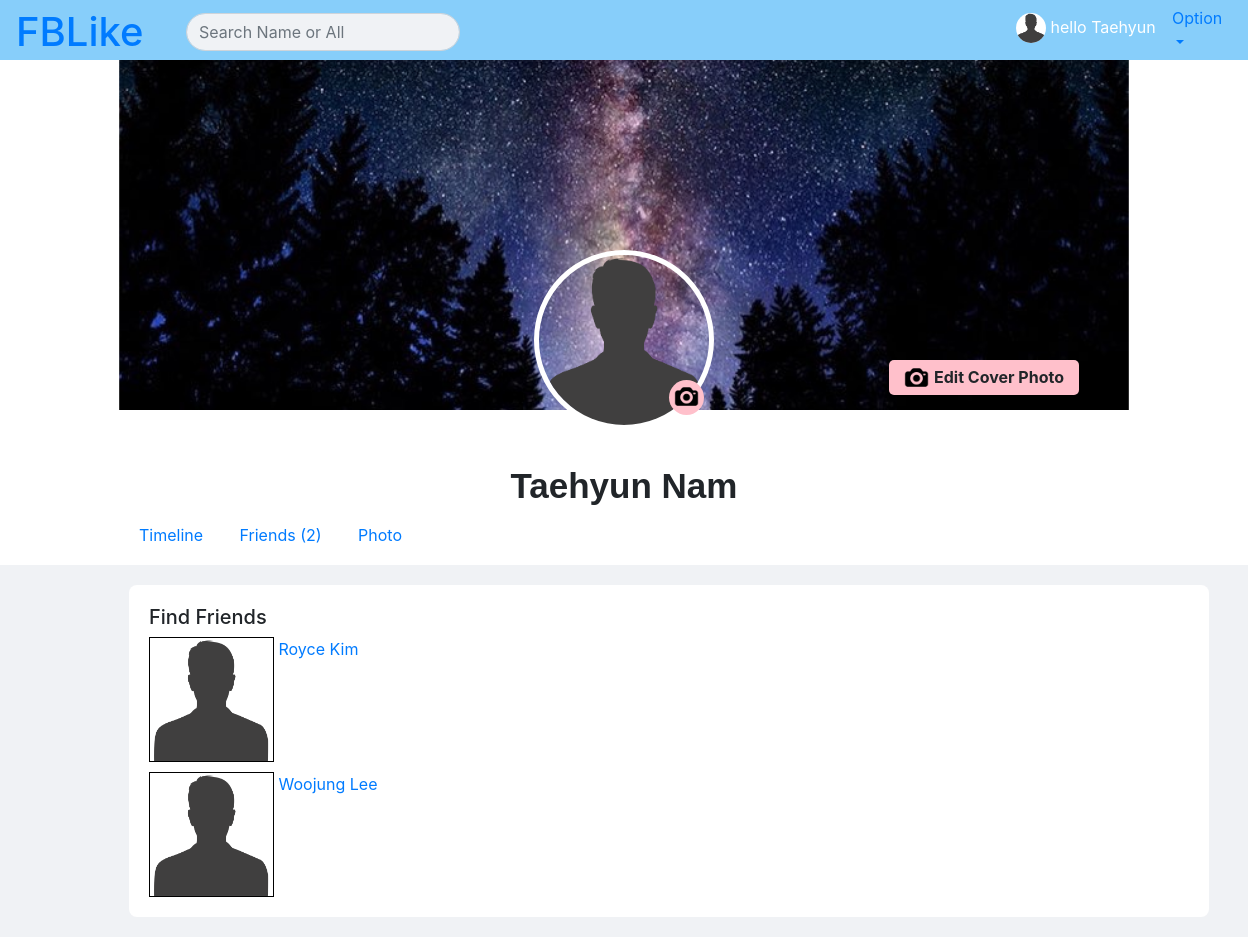
The page /user/1/friends (signed in) on the database its author committed.
### fbApp/models.py (models this page shows)
class User(models.Model):
    firstName = models.CharField(max_length=255)
    lastName = models.CharField(max_length=255)
    email = models.CharField(max_length=255)
    password = models.CharField(max_length=255)
    hometown = models.CharField(max_length=255, default = None, blank=True, null=True)
    work = models.CharField(max_length=255, default = None, blank=True, null=True)
    home = models.CharField(max_length=255, default = None, blank=True, null=True)
    cover = models.ImageField(upload_to="", default='/coverdefault.jpg', blank=True, null=True)
    pic = models.ImageField(upload_to="", default='/Default.png', blank=True, null=True)
    relationships = models.ManyToManyField('User', through='Friend', symmetrical=False, related_name='friends')
    created_at = models.DateTimeField(auto_now_add=True)
    updated_at = models.DateTimeField(auto_now=True)
    objects = UserManager()

class Friend(models.Model):
    creater = models.ForeignKey(User, related_name="friend", on_delete=models.CASCADE)
    flist = models.ForeignKey(User, related_name="friendlist", on_delete=models.CASCADE)
    created_at = models.DateTimeField(auto_now_add=True)

### fbApp/views.py (the view)
# urls.py: path('user/<userid>/friends',views.userfriends),
def userfriends(request, userid):
    if 'loginid' not in request.session:
        return render(request, "main.html")
    else:
        userinSession = User.objects.get(id = request.session['loginid'])
        getuser = User.objects.get(id = userid)
        getfriends = Friend.objects.exclude(id = userid).filter(creater = getuser)
        myfriends = Friend.objects.filter(creater = userinSession).values_list('flist', flat=True)
        context = {
                'loggedinuser' : userinSession,
                'user': getuser,
                'friends': getfriends,
                'myfriends': myfriends,
        }
    return render(request, 'friend.html', context)

### fbApp/templates/friend.html (shortened to what this page needs)
<!DOCTYPE html>
<html lang="en">
<head>
    <link rel="stylesheet" href="https://maxcdn.bootstrapcdn.com/bootstrap/4.0.0-alpha.6/css/bootstrap.min.css">
</head>
<body>
    {% include 'user.html' %}
    {% block content %}
    <div class="container">
        <div class="content" style="padding-left:90px; margin-top: 20px;" >
            <div class="content_info" style="margin-bottom: 20px; padding-bottom: 10px;">
                <h5>Find Friends</h5>
                {% for u in friends %}
                <div>
                    <a href="/user/{{u.flist.id}}"><img src="{{u.flist.pic.url}}" style="display: inline-block; border: black 1px solid;width: 125px; height: 125px; margin-bottom: 10px;"></a>
                    <div style="display: inline-block; vertical-align: top;">
                        <a href="/user/{{u.flist.id}}"><p>{{u.flist.firstName}} {{u.flist.lastName}}</p></a>
                    </div>
                </div>
                {% endfor %}
            </div>
        </div>
    </div>
    {% endblock %}
</body>
</html>

### fbApp/templates/user.html (shortened to what this page needs)
<!DOCTYPE html>
<html lang="en">
<head>
    <link rel="stylesheet" href="https://maxcdn.bootstrapcdn.com/bootstrap/4.0.0-alpha.6/css/bootstrap.min.css">
</head>
<body style="background-color: #f0f2f5;">
    {% extends 'navbar.html' %}
    {% block content %}
    <div class="container">
        <div class="head" style="background-color: white; margin: 0px -46px;">
            <div>
                <img class="coverphoto" src={{user.cover.url}} data-toggle="modal" data-target="#coverimgmodal" style="cursor:pointer">
                {% if loggedinuser == user %}
                <div class="coverphotoedit" data-toggle="modal" data-target="#coverphotomodal" style="cursor:pointer">
                    <img class="userphotoedit_photo" src="/media/camera.png"><p class="coverphotoedit_word">Edit Cover Photo</p>
                </div>
                {% endif %}
                <img class="userphoto" src={{user.pic.url}} data-toggle="modal" data-target="#userimgmodal" style="cursor:pointer">
                {% if loggedinuser == user %}
                <div class="userphotoedit" data-toggle="modal" data-target="#userphotomodal" style="cursor:pointer">
                    <img class="userphotoedit_photo" src="/media/camera.png">
                </div>
                {% endif %}
            </div>
            <div style="margin-top: 50px;">
                <h1 style="font-size: 35px; text-align: center; font-family: arial; font-weight: bold;">{{user.firstName}} {{user.lastName}}</h1>
            </div>
            <div style="padding-left:130px; padding-bottom: 10px;">
                <div style="display: inline-block;">
                    <a class="nav-link" href="/user/{{user.id}}">Timeline</a>
                </div>
                <div style="display: inline-block;">
                    <a class="nav-link" href="/user/{{user.id}}/friends">Friends ({{friends.count}})</a>
                </div>
                <div style="display: inline-block;">
                    <a class="nav-link" href="/user/{{user.id}}/photos">Photo</a>
                </div>
            </div>
        </div>
    </div>
    {% endblock %}

### fbApp/templates/navbar.html (shortened to what this page needs)
<!DOCTYPE html>
<html lang="en">
<head>
    <link rel="stylesheet" href="https://maxcdn.bootstrapcdn.com/bootstrap/4.0.0-alpha.6/css/bootstrap.min.css">
    {% load static %}
    <link rel="stylesheet" href="{% static 'navbar.css' %}">
</head>
<body>
    <nav class="navbar" style="background-color:lightskyblue; height: 60px;" >
        <a href="/home"><h1>FBLike</h1></a>
        <div style="position: absolute; margin-left: 170px; margin-top: 4px;">
            <form action='/search' method="post">
                <input type="text" class="form-control" name="searchtext" placeholder="Search Name or All" style="border-radius: 80px; width: 100%; background-color: #f0f2f5;">
            </form>
        </div>
        <a href="/user/{{loggedinuser.id}}" style="position: absolute; margin-left: 1000px; margin-top: 8px;">
            <img class="userpic" src={{loggedinuser.pic.url}} style="width: 30px; height: 30px;">
            <p class="username" style="color: white;">hello {{loggedinuser.firstName}}</p>
        </a>
        <div style="position: absolute; margin-left: 1140px;">
            <a class="nav-link dropdown-toggle" href="#" id="navbarDropdownMenuLink" data-toggle="dropdown" aria-haspopup="true" aria-expanded="false">Option</a>
        </div>
      </nav>
    {% block content %}
    {% endblock %}
</body>
</html>

### fbApp/static/navbar.css (style rules this page uses)
.container { min-width: 1200px; }
.userpic { border-radius: 50%; background-color: white; display: inline-block; }
.username { display: inline-block; }
.coverphoto { width: 100%; padding-left: 10%; padding-right: 10%; height: 350px; object-fit: cover; border-bottom-left-radius: 20px; border-bottom-right-radius: 20px; }
.coverphotoedit { margin-left: 71%; margin-top: -50px; padding-top: 1px; padding-left: 10px; position: relative; background-color: pink; width: 190px; height: 35px; border-radius: 5px; }
.coverphotoedit_word { text-align: center; margin-left: 20px; font-weight: bold; margin-top: -25px; }
.userphoto { width: 180px; height: 180px; border-radius: 50%; border: white 5px solid; margin-left: calc(50% - 90px); margin-top: -145px; }
.userphotoedit { position: relative; background-color: pink; width: 35px; height: 35px; border-radius: 50%; margin-left: calc(54% - 5px); margin-top: -50px; z-index: 2; cursor: pointer; }
.userphotoedit_photo { margin-left: 5px; margin-top: 4px; width: 25px; }
.content_info, .content_photo, .content_friend, .content_posting, .content_post { background-color: white; border-radius: 8px; padding: 20px; }

### rows shown on the page
User: pic (placeholder picture), firstName "Taehyun", cover (placeholder picture), lastName "Nam"
Friend: flist.pic (placeholder picture), flist.firstName "Royce", flist.lastName "Kim"
Friend: flist.pic (placeholder picture), flist.firstName "Woojung", flist.lastName "Lee"

### other values the page prints
{{ friends.count }} "2"
